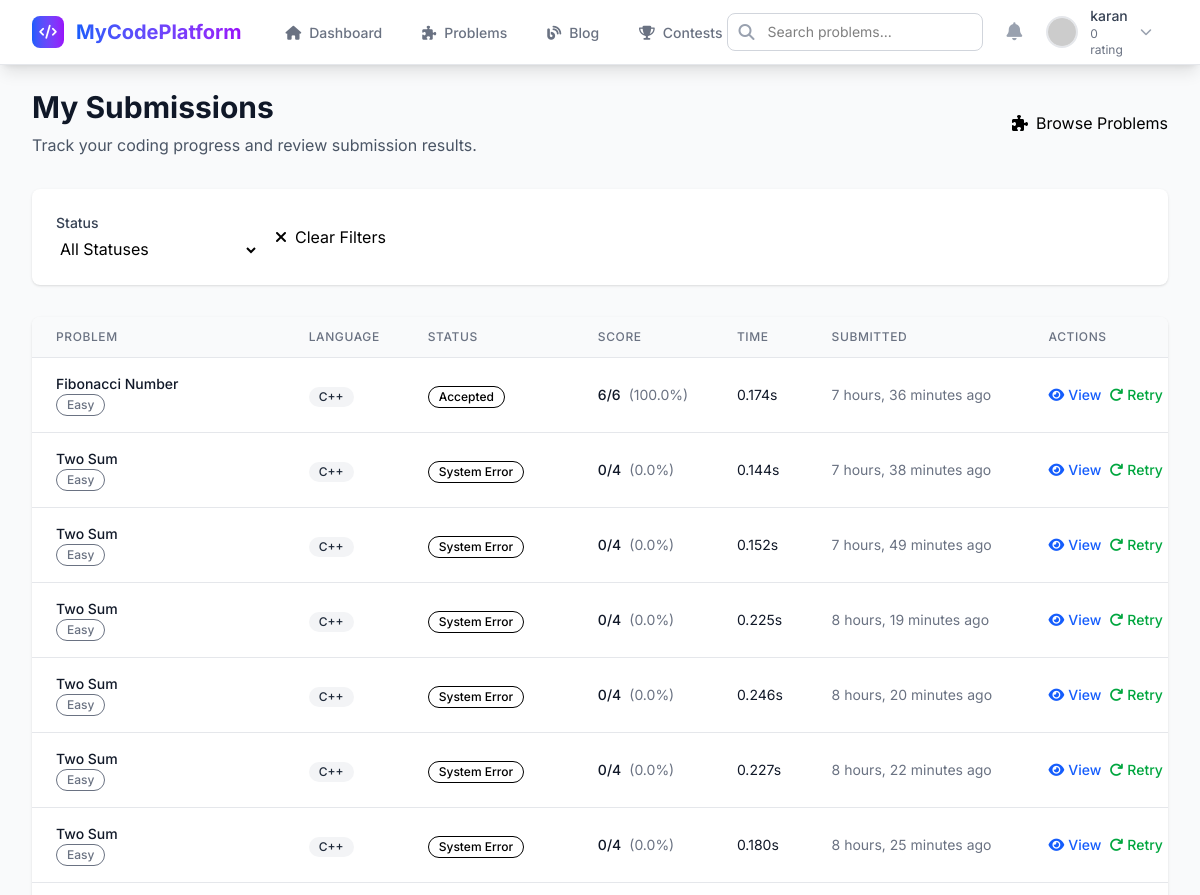
Before: /submit/my-submissions/ (signed in, upper part) with the older database file.
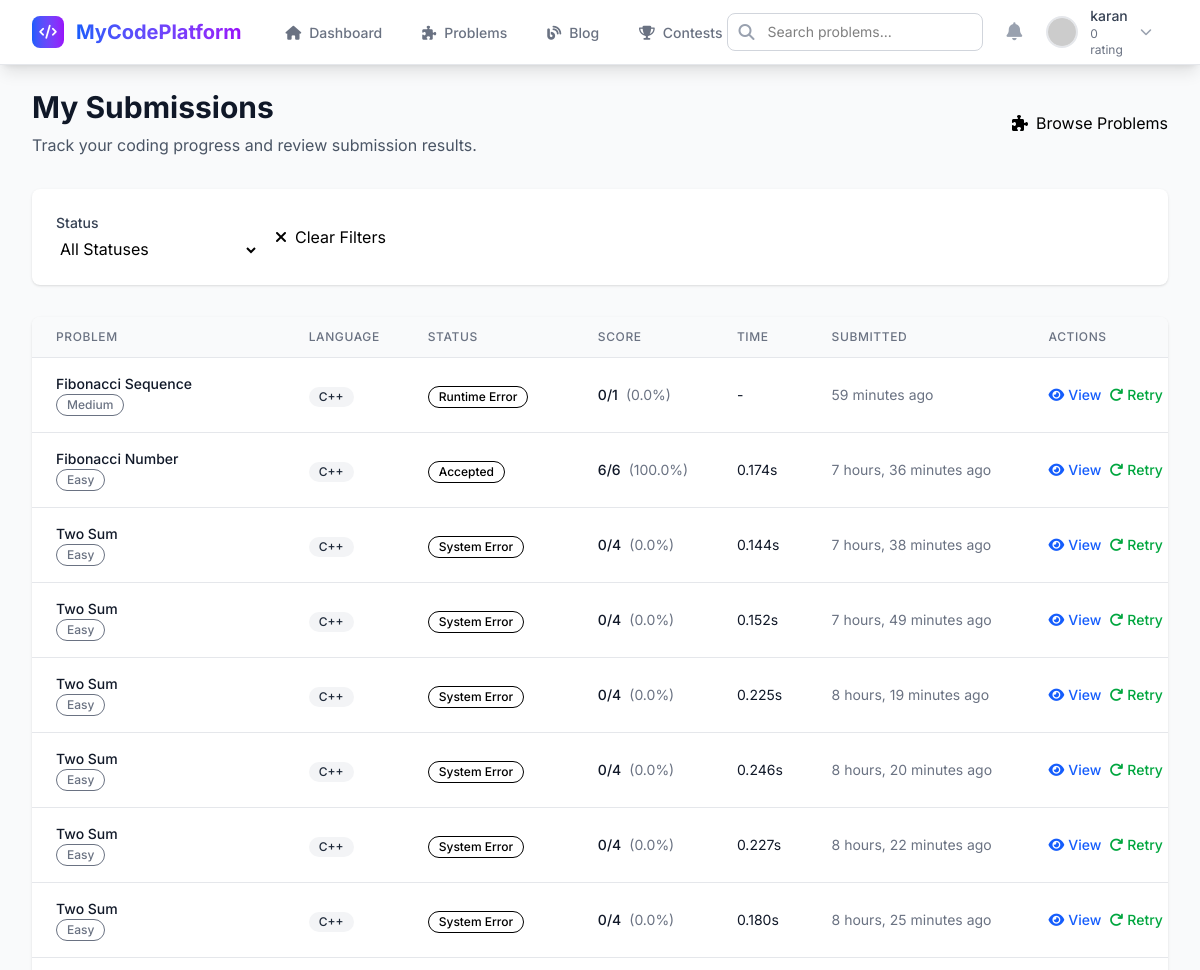
After: the same page with the newer database file.
### submit/models.py (models this page shows, shortened)
class Submission(models.Model):
    STATUS_CHOICES = [
        ('PENDING', 'Pending'),
        ('JUDGING', 'Judging'),
        ('ACCEPTED', 'Accepted'),
        ('WRONG_ANSWER', 'Wrong Answer'),
        ('TIME_LIMIT_EXCEEDED', 'Time Limit Exceeded'),
        ('MEMORY_LIMIT_EXCEEDED', 'Memory Limit Exceeded'),
        ('RUNTIME_ERROR', 'Runtime Error'),
        ('COMPILATION_ERROR', 'Compilation Error'),
        ('ERROR', 'System Error'),
    ]
    LANGUAGE_CHOICES = [
        ('cpp', 'C++'),
        ('py', 'Python'),
        ('java', 'Java'),
    ]
    user = models.ForeignKey(User, on_delete=models.CASCADE, null=True, blank=True)
    problem = models.ForeignKey(Problem, on_delete=models.CASCADE)
    code = models.TextField()
    language = models.CharField(max_length=50, choices=LANGUAGE_CHOICES)
    input_data = models.TextField(blank=True, null=True)
    total_test_cases = models.IntegerField(default=0)
    passed_test_cases = models.IntegerField(default=0)
    score = models.FloatField(default=0.0, help_text="Score based on passed test cases")
    max_execution_time = models.FloatField(null=True, blank=True)
    max_memory_used = models.BigIntegerField(null=True, blank=True, help_text="Memory in bytes")
    output_data = models.TextField(blank=True, null=True)
    error_data = models.TextField(blank=True, null=True)
    status = models.CharField(max_length=50, choices=STATUS_CHOICES, default='PENDING')
    execution_time = models.FloatField(null=True, blank=True, help_text="Execution time in seconds")
    submitted_at = models.DateTimeField(auto_now_add=True)
    class Meta:
        ordering = ['-submitted_at']

### problems/models.py (models this page shows, shortened)
class Problem(models.Model):
    DIFFICULTY_CHOICES = [
        ('easy', 'Easy'),
        ('medium', 'Medium'),
        ('hard', 'Hard'),
    ]
    TYPE_CHOICES = [
        ('math', 'Mathematics'),
        ('dsa', 'Data Structures & Algorithms'),
    ]
    title = models.CharField(max_length=200)
    description = models.TextField()
    difficulty = models.CharField(max_length=50, choices=DIFFICULTY_CHOICES)
    problem_type = models.CharField(max_length=10, choices=TYPE_CHOICES, default='math')
    image_file = models.ImageField(upload_to='problems/images/', blank=True, null=True)
    pdf_file = models.FileField(upload_to='problems/pdfs/', blank=True, null=True)
    input_format = models.TextField(blank=True, help_text="Description of input format")
    output_format = models.TextField(blank=True, help_text="Description of output format")
    constraints = models.TextField(blank=True, help_text="Constraints for the problem")
    sample_input = models.TextField(blank=True)
    sample_output = models.TextField(blank=True)
    time_limit = models.IntegerField(default=5, help_text="Time limit in seconds")
    memory_limit = models.CharField(max_length=10, default="128m", help_text="Memory limit (e.g., 128m, 256m)")
    created_by = models.ForeignKey(User, on_delete=models.CASCADE, null=True, blank=True)
    created_at = models.DateTimeField(auto_now_add=True)
    updated_at = models.DateTimeField(auto_now=True)
    is_active = models.BooleanField(default=True)
    total_attempts = models.IntegerField(default=0)
    successful_completions = models.IntegerField(default=0)
    class Meta:
        ordering = ['-created_at']

### submit/views.py (the view)
# urls.py: path('my-submissions/', views.my_submissions, name='my_submissions'),
@login_required
def my_submissions(request):
    submissions = Submission.objects.filter(user=request.user).select_related('problem').order_by('-submitted_at')
    problem_id = request.GET.get('problem')
    if problem_id:
        submissions = submissions.filter(problem_id=problem_id)
    status = request.GET.get('status')
    if status:
        submissions = submissions.filter(status=status)
    context = {
        'submissions': submissions,
        'selected_problem': problem_id,
        'selected_status': status,
        'status_choices': Submission.STATUS_CHOICES
    }
    return render(request, 'submit/my_submissions.html', context)

### users/models.py (called while the page is built)
    def get_avatar_url(self):
        if self.avatar:
            return self.avatar.url
        return f"https://ui-avatars.com/api/?name={self.username}&background=3b82f6&color=fff&size=128"

### submit/templates/submit/my_submissions.html (shortened to what the changed rows need)
{% extends 'base.html' %}
{% load static %}
{% block content %}
<div class="max-w-7xl mx-auto py-6 px-4 sm:px-6 lg:px-8">
    <div class="mb-8">
        <div class="flex items-center justify-between">
            <div>
                <h1 class="text-3xl font-bold text-gray-900">My Submissions</h1>
            </div>
        </div>
    </div>
    <div class="bg-white rounded-lg shadow-sm overflow-hidden">
        {% if submissions %}
            <div class="overflow-x-auto">
                <table class="min-w-full divide-y divide-gray-200">
                    <thead class="bg-gray-50">
                        <tr>
                            <th class="px-6 py-3 text-left text-xs font-medium text-gray-500 uppercase tracking-wider">Problem</th>
                            <th class="px-6 py-3 text-left text-xs font-medium text-gray-500 uppercase tracking-wider">Language</th>
                            <th class="px-6 py-3 text-left text-xs font-medium text-gray-500 uppercase tracking-wider">Status</th>
                            <th class="px-6 py-3 text-left text-xs font-medium text-gray-500 uppercase tracking-wider">Score</th>
                            <th class="px-6 py-3 text-left text-xs font-medium text-gray-500 uppercase tracking-wider">Time</th>
                            <th class="px-6 py-3 text-left text-xs font-medium text-gray-500 uppercase tracking-wider">Submitted</th>
                            <th class="px-6 py-3 text-left text-xs font-medium text-gray-500 uppercase tracking-wider">Actions</th>
                        </tr>
                    </thead>
                    <tbody class="bg-white divide-y divide-gray-200">
                        {% for submission in submissions %}
                            <tr class="hover:bg-gray-50 transition-colors duration-200">
                                <td class="px-6 py-4 whitespace-nowrap">
                                    <div class="flex items-center">
                                        <div>
                                            <div class="text-sm font-medium text-gray-900">
                                                <a href="{% url 'problems:detail' submission.problem.id %}" class="hover:text-blue-600">
                                                    {{ submission.problem.title }}
                                                </a>
                                            </div>
                                            <div class="text-sm text-gray-500">
                                                <span class="inline-flex items-center px-2.5 py-0.5 rounded-full text-xs font-medium border
                                                    {% if submission.problem.difficulty == 'easy' %}difficulty-easy{% elif submission.problem.difficulty == 'medium' %}difficulty-medium{% else %}difficulty-hard{% endif %}">
                                                    {{ submission.problem.get_difficulty_display }}
                                                </span>
                                            </div>
                                        </div>
                                    </div>
                                </td>
                                <td class="px-6 py-4 whitespace-nowrap">
                                    <span class="inline-flex items-center px-2.5 py-0.5 rounded-full text-xs font-medium bg-gray-100 text-gray-800">
                                        {{ submission.get_language_display }}
                                    </span>
                                </td>
                                <td class="px-6 py-4 whitespace-nowrap">
                                    <span class="inline-flex items-center px-2.5 py-0.5 rounded-full text-xs font-medium border
                                        {% if submission.status == 'ACCEPTED' %}status-accepted{% elif submission.status == 'WRONG_ANSWER' %}status-wrong-answer{% elif submission.status == 'TIME_LIMIT_EXCEEDED' %}status-time-limit{% elif submission.status == 'MEMORY_LIMIT_EXCEEDED' %}status-memory-limit{% elif submission.status == 'COMPILATION_ERROR' %}status-compilation-error{% elif submission.status == 'RUNTIME_ERROR' %}status-runtime-error{% elif submission.status == 'PENDING' or submission.status == 'JUDGING' %}status-pending{% else %}status-error{% endif %}">
                                        {{ submission.get_status_display }}
                                    </span>
                                </td>
                                <td class="px-6 py-4 whitespace-nowrap text-sm text-gray-900">
                                    {% if submission.total_test_cases %}
                                        <div class="flex items-center">
                                            <span class="font-medium">{{ submission.passed_test_cases }}/{{ submission.total_test_cases }}</span>
                                            <span class="ml-2 text-gray-500">({{ submission.score|floatformat:1 }}%)</span>
                                        </div>
                                    {% else %}
                                        -
                                    {% endif %}
                                </td>
                                <td class="px-6 py-4 whitespace-nowrap text-sm text-gray-900">
                                    {% if submission.max_execution_time %}
                                        {{ submission.max_execution_time|floatformat:3 }}s
                                    {% else %}
                                        -
                                    {% endif %}
                                </td>
                                <td class="px-6 py-4 whitespace-nowrap text-sm text-gray-500">
                                    <div title="{{ submission.submitted_at }}">
                                        {{ submission.submitted_at|timesince }} ago
                                    </div>
                                </td>
                                <td class="px-6 py-4 whitespace-nowrap text-sm font-medium">
                                    <div class="flex space-x-2">
                                        <a href="{% url 'submit:submission_detail' submission.id %}"
                                           class="text-blue-600 hover:text-blue-700 transition-colors duration-200">
                                            <i class="fas fa-eye mr-1"></i>View
                                        </a>
                                        <a href="{% url 'problems:detail' submission.problem.id %}"
                                           class="text-green-600 hover:text-green-700 transition-colors duration-200">
                                            <i class="fas fa-redo mr-1"></i>Retry
                                        </a>
                                    </div>
                                </td>
                            </tr>
                        {% endfor %}
                    </tbody>
                </table>
            </div>
        {% endif %}
    </div>
</div>
{% endblock %}

Changed rows visible on the page:
added Submission: problem "Fibonacci Sequence", problem.difficulty "Medium", language "C++", status "Runtime Error", passed_test_cases "0", total_test_cases "1", score "0.0", submitted_at "59 minutes"
